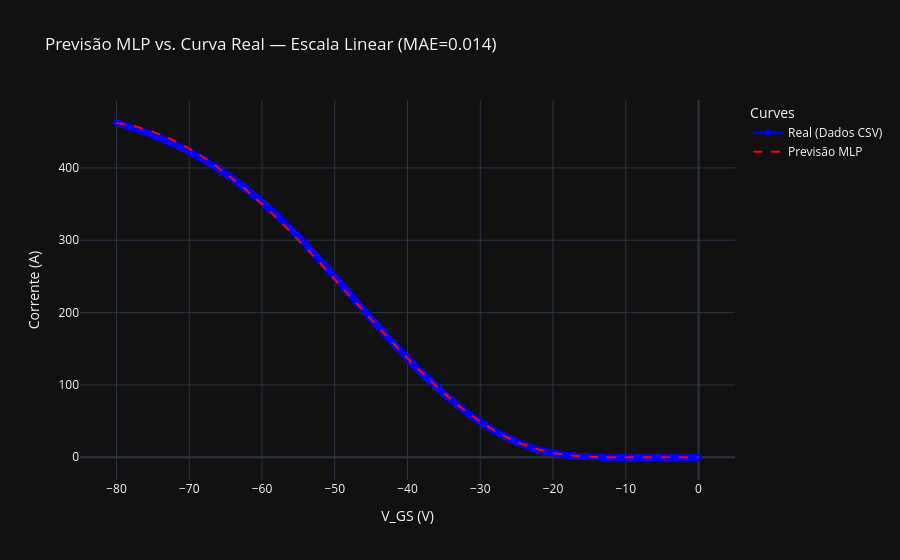

The code cell stored with this chart in its notebook:
### Markdown cell above
### 6.3 — Gráfico em escala linear

Use esta visualização para avaliar a precisão na região de saturação e verificar o nível absoluto de corrente previsto.

### Code cell
plot_curve_comparison(
    V_data=V_real,
    I_real=I_real,
    V_fixed=v_fixed,
    is_transfer=is_transfer,
    mlp_model=(prepare_mlp_features, trained_model, feature_scaler, target_scaler),
    yscale="linear",
    title="Previsão MLP vs. Curva Real — Escala Linear"
)

### Figure 1 — Plotly figure (JSON) as saved in the notebook; plotly's stock layout.template omitted (floating-point values rounded to 4 significant figures; data arrays with more than 128 entries replaced by an {"elided": "..."} marker saying what was removed)
{"data": [{"line": {"color": "blue"}, "mode": "lines+markers", "name": "Real (Dados CSV)", "type": "scatter", "x": {"elided": "10000 float values"}, "y": {"elided": "10000 float values"}}, {"line": {"color": "red", "dash": "dash"}, "mode": "lines", "name": "Previsão MLP", "type": "scatter", "x": {"elided": "10000 float values"}, "y": {"elided": "10000 float values"}}], "layout": {"legend": {"title": {"text": "Curves"}}, "title": {"text": "Previsão MLP vs. Curva Real — Escala Linear (MAE=0.014)"}, "xaxis": {"title": {"text": "V_GS (V)"}}, "yaxis": {"title": {"text": "Corrente (A)"}, "type": "linear"}}}
